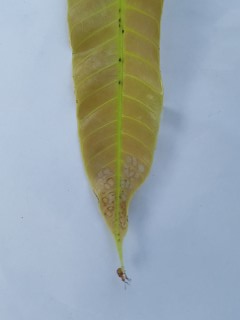
#> input picture app/data/placeholders/mango_leaf_placeholder.jpg, 240 x 320 px; its folder holds only this picture in this run
$ python -i preprocessing.py   (imports and definitions only)
#> lines starting #> are read from the running program, lines starting #| are printed output that depends on the picture
#> further down, picture is the input picture: shape (320, 240, 3); mean B, G, R 169.3, 166.1, 154.1
import os
import cv2
import numpy as np
from PIL import Image, UnidentifiedImageError
import imagehash
from pathlib import Path
from data_preparation.preprocessing.data_util import load_config_file


# [77 lines left out: functions remove_duplicates, validate_images, white_balance, gamma_correction, not called in this run]


def apply_clahe(img, clip_limit=2.0, tile_grid_size=(8, 8)):
    """
    Funkcja wyrównuje histogram z ograniczeniem kontrastu
    :param img: Obraz
    :param clip_limit:
    :param tile_grid_size:
    :return:
    """
#> called with clip_limit = 2, tile_grid_size = (8, 8)
    lab = cv2.cvtColor(img, cv2.COLOR_BGR2LAB) # Konwersja obrazu dp LAB
#> lab: shape (320, 240, 3); mean of channels 0, 1, 2 172, 125.6, 125.5
    luminosity, green_red, blue_yellow = cv2.split(lab) # Bierzemy każdą wartość
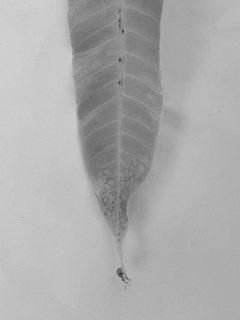
#> luminosity: shape (320, 240); min 54, max 207, mean 172
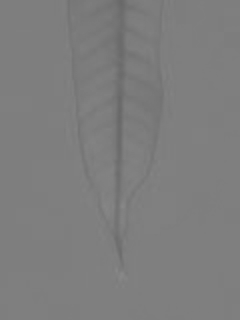
#> green_red: shape (320, 240); min 104, max 136, mean 125.6
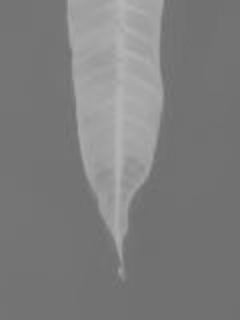
#> blue_yellow: shape (320, 240); min 108, max 182, mean 125.5
    clahe = cv2.createCLAHE(clipLimit=clip_limit,
                             tileGridSize=tile_grid_size)
    luminosity_changed = clahe.apply(luminosity) # Aplikujemy na kanał jasności
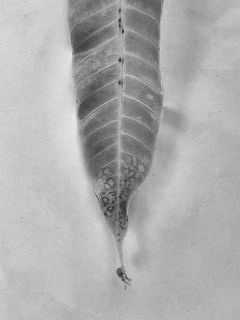
#> luminosity_changed: shape (320, 240); min 47, max 231, mean 174
    merged = cv2.merge((luminosity_changed, green_red, blue_yellow))
#> merged: shape (320, 240, 3); mean of channels 0, 1, 2 174, 125.6, 125.5
    return cv2.cvtColor(merged, cv2.COLOR_LAB2BGR)
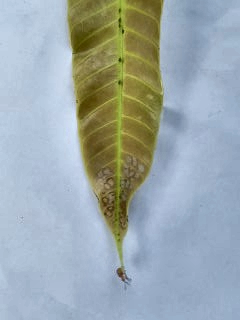
#> returned value: shape (320, 240, 3); mean B, G, R 171.7, 168.7, 156.6


# [68 lines left out: functions denoise, preprocess_directory, preprocess_images, not called in this run]

>>> import cv2
>>> picture = cv2.imread('../../app/data/placeholders/mango_leaf_placeholder.jpg')
>>> result = apply_clahe(picture)
